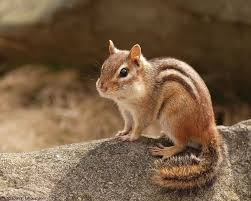
#> input picture fastcampus_deeplearning/image/animal1.jpg, 251 x 201 px
$ jupyter execute 1_image_visualization.ipynb   (shell and % lines are left out)
#> lines starting #> are read from the running program, lines starting #| are printed output that depends on the picture
[cell 1]
# 이미지 시각화

# package 불러오기

import numpy as np
from PIL import Image # image 읽어올때 PIL

import matplotlib.pyplot as plt

[cell 2]
# 이미지 파일 열기

path = 'image/animal1.jpg' # 다람쥐 사진 경로

image_pil = Image.open(path)
#> image_pil is the input picture: PIL image 251x201 RGB; mean R, G, B 121, 95.2, 69.1
image  = np.array(image_pil)

[cell 3]
# 이미지 확인해보기
print(image.shape) # 201,251, 3 201 - 세로 길이, 251 - 가로, 3 - 색상 rgb, 이미지는 2차원이지만 rgb때문에 3
#| (201, 251, 3)

print(np.min(image), np.max(image)) # 0,255 확인  range확인
#| 0 255

[cell 4]
# 그래프로 시각화 하기

plt.hist(image.ravel(), 256, [0,256])
plt.show()
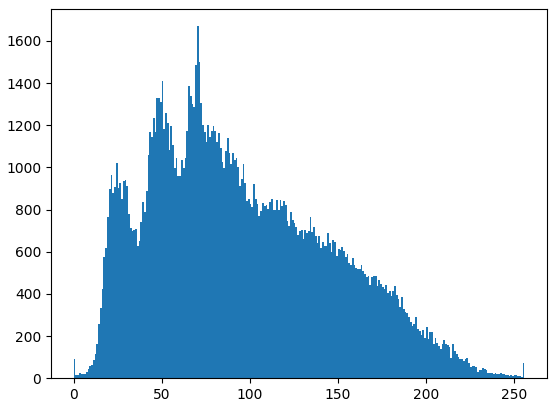
#> figure drawn by matplotlib, 1 panel; tallest bar 1670 high, from x = 70 to 71

[cell 5]
# 그림 나타내기
plt.imshow(image)
plt.show()

[cell 6]
# 이미지 흑백으로 열기
print("path : ",path)

image_pil = Image.open(path).convert("L") # 흑백으로
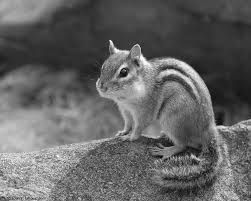
#> image_pil: PIL image 251x201 L; min 6, max 252, mean 99.9
image_bw = np.array(image_pil)

print("image_bw : ", image_bw.shape) # 201, 251 , rgb가 빠져서 0,1 혹은 없음
#| image_bw :  (201, 251)

[cell 7]
# 흑백 이미지 열기

plt.subplot(1,2,1) # 수치적으로 점점 초록색 - 높은 값이 노랑색쪽 밝아진다.
plt.imshow(image_bw)

plt.subplot(1,2,2)
plt.imshow(image_bw, 'gray') # 흑백

plt.show()
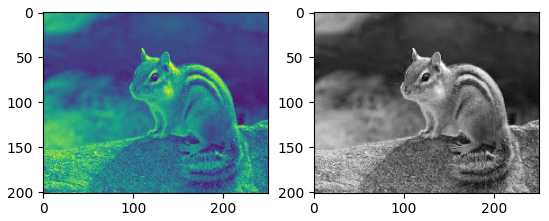
#> figure drawn by matplotlib, 2 panels

[cell 8]
# 다른 색상으로 cmap 표현
# gray scale

print("image_bw : ",image_bw.shape)
#| image_bw :  (201, 251)
print("image : ",image.shape)
#| image :  (201, 251, 3)


# RdBu red,blue
# jet
plt.subplot(1,2,1)
plt.imshow(image_bw, 'RdBu')

plt.subplot(1,2,2)
plt.imshow(image_bw, 'jet') # 높을수록 빨간색, 낮을 수록 파란색

plt.show()
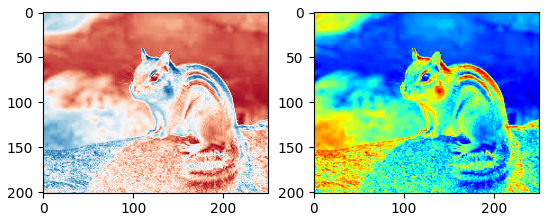
#> figure drawn by matplotlib, 2 panels

[cell 9]
# Colorbar 추가하기

plt.imshow(image_bw, 'jet')
plt.colorbar() # 컬러바로 색상 설명
plt.show()
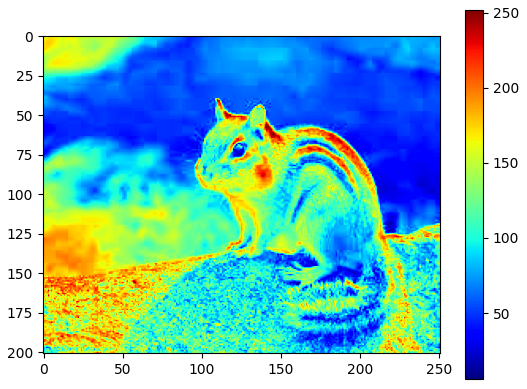
#> figure drawn by matplotlib, 2 panels

[cell 10]
# 이미지 사이즈 조절

plt.figure(figsize=(10,7))

plt.subplot(1,2,1)
plt.imshow(image_bw, 'jet')
plt.colorbar()

plt.subplot(1,2,2)
plt.imshow(image_bw, 'RdBu')

plt.show()
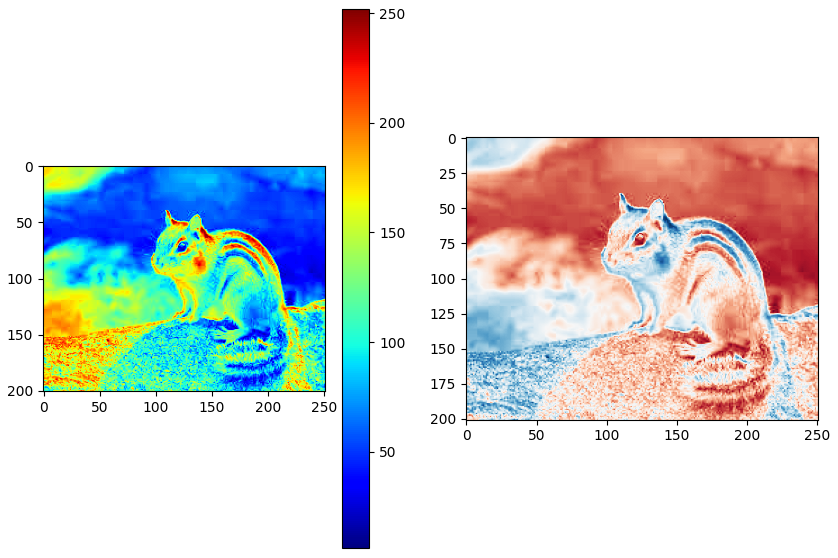
#> figure drawn by matplotlib, 3 panels

[cell 11]
# 이미지 제목 추가

plt.title('squirrel')
plt.imshow(image)
plt.show()

[cell 12]
# 두 번째 이미지 열기

dog_path = 'image/animal2.jpg'

dog_pil = Image.open(dog_path)
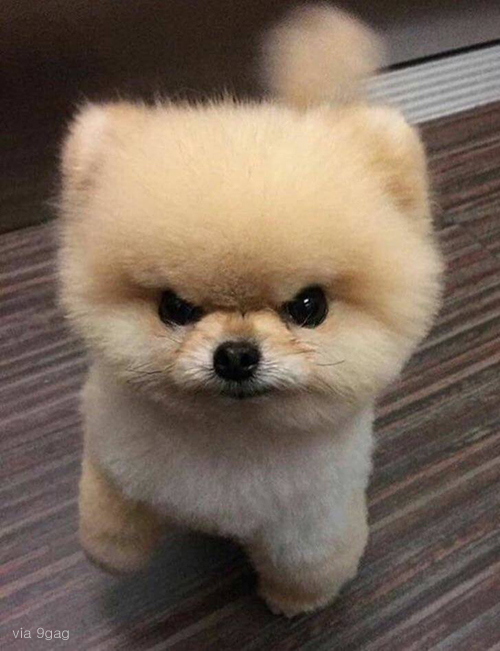
#> input picture fastcampus_deeplearning/image/animal2.jpg, 500 x 651 px
#> dog_pil is the input picture: PIL image 500x651 RGB; mean R, G, B 119.4, 103, 89.1
dog_image = np.array(dog_pil)

[cell 13]
plt.imshow(dog_image)
plt.show()

[cell 14]
# 각각 이미지 크기 비교

image.shape, dog_image.shape
#> Out = ((201, 251, 3), (651, 500, 3))

[cell 15]
# 이미지 합치기
import cv2  # cv2가 없다면 pip install opencv-python 으로 다운받기
squirrel_image = cv2.resize(image, (500,651)) # 반대로 써야한다.
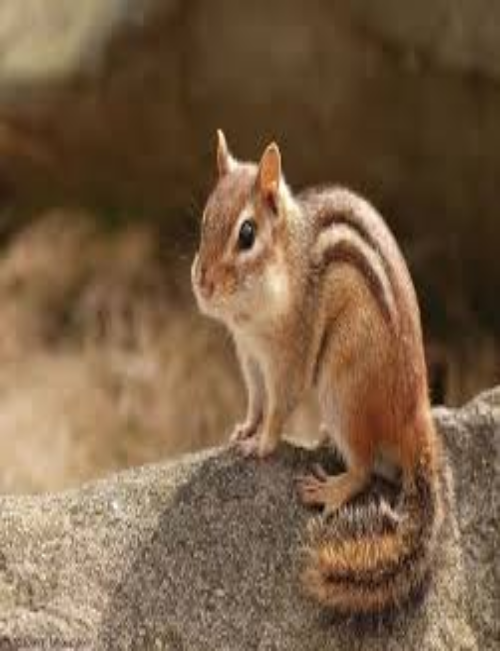
#> squirrel_image: shape (651, 500, 3); mean R, G, B 120.9, 95.1, 69
squirrel_image.shape # 이미지 변경 완료

print("shape : ", squirrel_image.shape, dog_image.shape)
#| shape :  (651, 500, 3) (651, 500, 3)

[cell 16]
# 두 이미지 합쳐서 출력
plt.imshow(squirrel_image)
plt.imshow(dog_image, alpha=0.5) # 투명도를 안주면 겹쳐서 안보인다.
plt.show()

[cell 17]
#??

plt.figure(figsize=(10,9))
plt.subplot(121) # 2,2,1 로 인식한다.
plt.imshow(squirrel_image, 'gray')
plt.subplot(122)
plt.imshow(dog_image)

plt.show()
